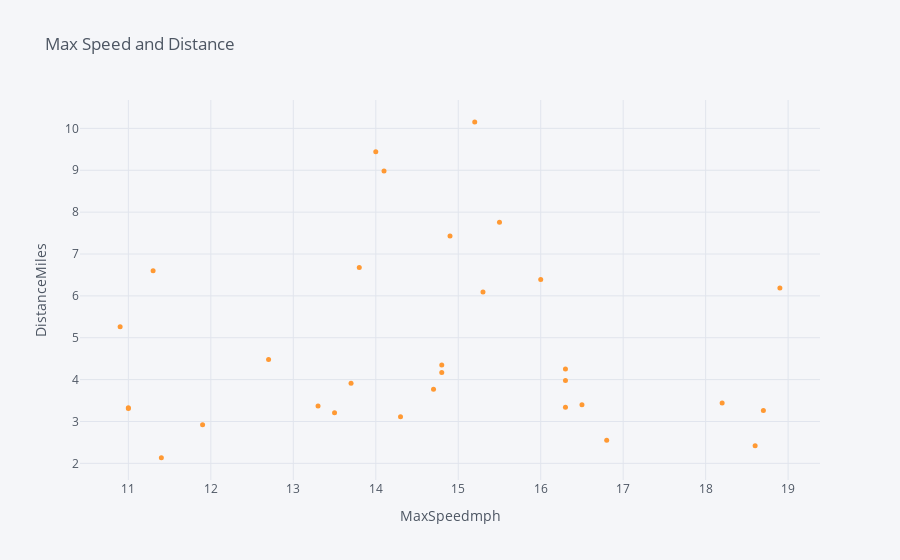

The code cell stored with this chart in its notebook:
### Code cell
workout.iplot(x = 'MaxSpeedmph', y = 'Distance Miles', mode = 'markers', size =5, title = 'Max Speed and Distance', xTitle='MaxSpeedmph', yTitle='DistanceMiles')

### Figure 1 — Plotly figure (JSON) as saved in the notebook; plotly's stock layout.template omitted (floating-point values rounded to 4 significant figures)
{"data": [{"line": {"color": "rgba(255, 153, 51, 1.0)", "dash": "solid", "shape": "linear", "width": 1.3}, "marker": {"size": 5, "symbol": "circle"}, "mode": "markers", "name": "Distance Miles", "text": "", "type": "scatter", "x": [18.9, 18.2, 11.3, 14, 13.8, 15.2, 14.1, 16, 11.4, 16.8, 15.5, 11.9, 15.3, 12.7, 11, 10.9, 11, 18.6, 16.3, 14.9, 18.7, 14.8, 13.5, 16.5, 13.7, 16.3, 16.3, 14.3, 14.7, 14.8, 13.3], "y": [6.19, 3.44, 6.6, 9.44, 6.68, 10.15, 8.98, 6.39, 2.13, 2.55, 7.76, 2.92, 6.09, 4.48, 3.33, 5.26, 3.31, 2.42, 3.98, 7.43, 3.26, 4.17, 3.21, 3.4, 3.91, 3.34, 4.25, 3.11, 3.77, 4.35, 3.37]}], "layout": {"legend": {"bgcolor": "#F5F6F9", "font": {"color": "#4D5663"}}, "paper_bgcolor": "#F5F6F9", "plot_bgcolor": "#F5F6F9", "title": {"font": {"color": "#4D5663"}, "text": "Max Speed and Distance"}, "xaxis": {"gridcolor": "#E1E5ED", "showgrid": true, "tickfont": {"color": "#4D5663"}, "title": {"font": {"color": "#4D5663"}, "text": "MaxSpeedmph"}, "zerolinecolor": "#E1E5ED"}, "yaxis": {"gridcolor": "#E1E5ED", "showgrid": true, "tickfont": {"color": "#4D5663"}, "title": {"font": {"color": "#4D5663"}, "text": "DistanceMiles"}, "zerolinecolor": "#E1E5ED"}}}
